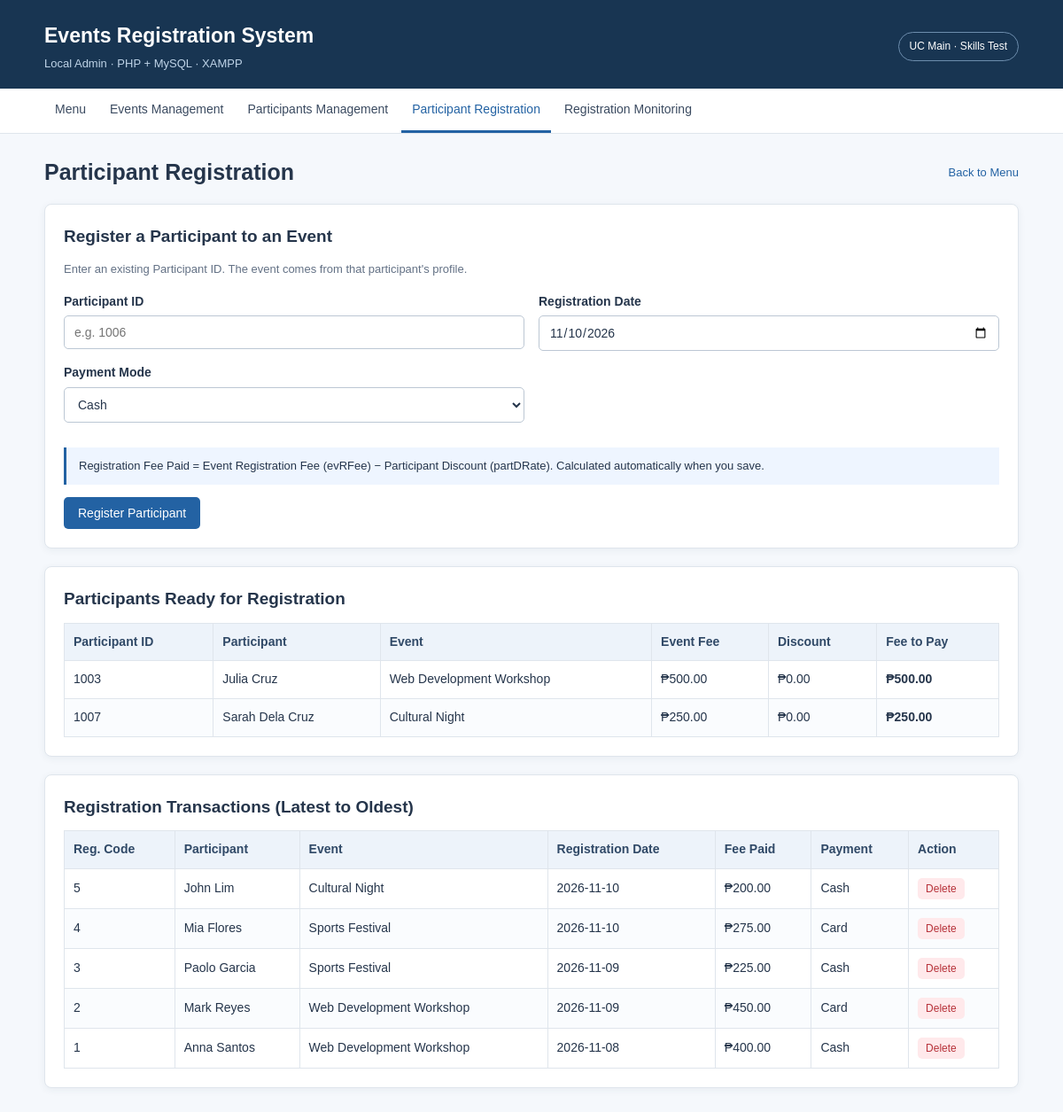
/registration.php, run on the app's committed database.
### tables this page shows
CREATE TABLE IF NOT EXISTS Participants (
    partID INT AUTO_INCREMENT PRIMARY KEY,
    evCode INT NOT NULL,
    partFName VARCHAR(100) NOT NULL,
    partLName VARCHAR(100) NOT NULL,
    partDRate DECIMAL(10,2) NOT NULL DEFAULT 0.00,
    FOREIGN KEY (evCode) REFERENCES Events(evCode) ON DELETE RESTRICT
);

CREATE TABLE IF NOT EXISTS Events (
    evCode INT AUTO_INCREMENT PRIMARY KEY,
    evName VARCHAR(150) NOT NULL,
    evDate DATE NOT NULL,
    evVenue VARCHAR(150) NOT NULL,
    evRFee DECIMAL(10,2) NOT NULL DEFAULT 0.00
);

CREATE TABLE IF NOT EXISTS Registration (
    regCode INT AUTO_INCREMENT PRIMARY KEY,
    partID INT NOT NULL UNIQUE,
    regDate DATE NOT NULL,
    regFPaid DECIMAL(10,2) NOT NULL,
    regPMode ENUM('Card','Cash') NOT NULL,
    FOREIGN KEY (partID) REFERENCES Participants(partID) ON DELETE RESTRICT
);

### functions.php (called while the page is built, shortened)
<?php
function h($value): string {
    return htmlspecialchars((string) ($value ?? ''), ENT_QUOTES, 'UTF-8');
}
function peso($value): string {
    return '₱' . number_format((float) $value, 2);
}

### registration.php (the view, shortened to what this page needs)
<?php
require_once 'functions.php';
$available = $pdo->query('SELECT p.partID, p.partFName, p.partLName, p.partDRate, e.evName, e.evRFee
    FROM Participants p JOIN Events e ON p.evCode=e.evCode
    LEFT JOIN Registration r ON p.partID=r.partID
    WHERE r.regCode IS NULL ORDER BY p.partID')->fetchAll();
$rows = $pdo->query('SELECT r.*, p.partFName, p.partLName, p.partDRate, e.evName, e.evRFee
    FROM Registration r JOIN Participants p ON r.partID=p.partID JOIN Events e ON p.evCode=e.evCode
    ORDER BY r.regDate DESC, r.regCode DESC')->fetchAll();
require 'header.php';
?>
<div class="card">
    <h2>Register a Participant to an Event</h2>
    <p class="muted small">Enter an existing Participant ID. The event comes from that participant's profile.</p>
    <form method="post">
        <div class="form-grid">
            <div class="field"><label for="partID">Participant ID</label><input id="partID" name="partID" type="number" min="1" placeholder="e.g. 1006" required></div>
            <div class="field"><label for="regDate">Registration Date</label><input id="regDate" name="regDate" type="date" value="<?= date('Y-m-d') ?>" required></div>
            <div class="field"><label for="regPMode">Payment Mode</label><select id="regPMode" name="regPMode" required><option value="Cash">Cash</option><option value="Card">Card</option></select></div>
        </div>
        <p class="note">Registration Fee Paid = Event Registration Fee (evRFee) − Participant Discount (partDRate). Calculated automatically when you save.</p>
        <button type="submit" class="btn">Register Participant</button>
    </form>
</div>
<div class="card">
    <h2>Participants Ready for Registration</h2>
    <div class="table-wrap"><table><thead><tr><th>Participant ID</th><th>Participant</th><th>Event</th><th>Event Fee</th><th>Discount</th><th>Fee to Pay</th></tr></thead><tbody>
    <?php foreach ($available as $p): ?><tr><td><?= h($p['partID']) ?></td><td><?= h($p['partFName'] . ' ' . $p['partLName']) ?></td><td><?= h($p['evName']) ?></td><td><?= peso($p['evRFee']) ?></td><td><?= peso($p['partDRate']) ?></td><td><strong><?= peso((float)$p['evRFee'] - (float)$p['partDRate']) ?></strong></td></tr><?php endforeach; ?>
    </tbody></table></div>
</div>
<div class="card">
    <h2>Registration Transactions (Latest to Oldest)</h2>
    <div class="table-wrap"><table><thead><tr><th>Reg. Code</th><th>Participant</th><th>Event</th><th>Registration Date</th><th>Fee Paid</th><th>Payment</th><th>Action</th></tr></thead><tbody>
    <?php foreach ($rows as $r): ?><tr><td><?= h($r['regCode']) ?></td><td><?= h($r['partFName'] . ' ' . $r['partLName']) ?></td><td><?= h($r['evName']) ?></td><td><?= h($r['regDate']) ?></td><td><?= peso($r['regFPaid']) ?></td><td><?= h($r['regPMode']) ?></td><td>
        <form class="inline" method="post" onsubmit="return confirm('Delete this registration transaction?');">
            <?php csrf_input(); ?><input type="hidden" name="action" value="delete"><input type="hidden" name="regCode" value="<?= h($r['regCode']) ?>"><button class="btn btn-danger btn-small" type="submit">Delete</button>
        </form></td></tr><?php endforeach; ?>
    </tbody></table></div>
</div>

### style.css (style rules this page uses)
:root { --ink:#25354b; --muted:#637185; --line:#dfe5ec; --blue:#2362a3; --light:#f5f8fc; --white:#fff; --danger:#b73139; }
* { box-sizing: border-box; }
body { margin:0; font-family: Arial, Helvetica, sans-serif; line-height:1.55; background:var(--light); color:var(--ink); font-size:15px; }
h2 { font-size:19px; margin:0 0 12px; }
p { margin:8px 0 16px; }
.muted { color:var(--muted); }
.small { font-size:13px; }
.card { background:var(--white); border:1px solid var(--line); border-radius:8px; padding:21px; margin-bottom:20px; box-shadow:0 2px 8px #243a5410; }
label { display:block; font-size:14px; font-weight:bold; margin-bottom:5px; }
input, select { display:block; width:100%; border:1px solid #bcc7d4; border-radius:5px; padding:10px 11px; font-family:inherit; font-size:14px; color:var(--ink); background:#fff; }
.field { margin-bottom:14px; }
.form-grid { display:grid; grid-template-columns:repeat(2,minmax(0,1fr)); gap:0 16px; }
.btn { display:inline-block; border:none; border-radius:5px; padding:10px 16px; font-family:inherit; font-size:14px; cursor:pointer; background:var(--blue); color:white; text-decoration:none; }
.btn-danger { color:var(--danger); background:#ffe9eb; }
.btn-small { padding:5px 9px; font-size:12px; }
.inline { display:inline; }
.table-wrap { overflow-x:auto; }
table { border-collapse:collapse; width:100%; font-size:14px; }
th,td { border:1px solid var(--line); padding:10px; text-align:left; vertical-align:middle; }
th { background:#edf3fa; color:#304967; white-space:nowrap; }
tr:nth-child(even) td { background:#fafcfe; }
.note { background:#eef5ff; border-left:3px solid var(--blue); padding:11px 14px; font-size:13px; margin:14px 0; }

### data on the page
participants: partID "1003", partFName+partLName "Julia Cruz", evCode.evName "Web Development Workshop", evCode.evRFee "₱500.00", partDRate "₱0.00", peso((float)$p['evRFee'] - (float)$p['partDRate']) "₱500.00"
participants: partID "1007", partFName+partLName "Sarah Dela Cruz", evCode.evName "Cultural Night", evCode.evRFee "₱250.00", partDRate "₱0.00", peso((float)$p['evRFee'] - (float)$p['partDRate']) "₱250.00"
registration: regCode "5", partID.partLName "John Lim", events.evName "Cultural Night", regDate "2026-11-10", regFPaid "₱200.00", regPMode "Cash"
registration: regCode "4", partID.partLName "Mia Flores", events.evName "Sports Festival", regDate "2026-11-10", regFPaid "₱275.00", regPMode "Card"
registration: regCode "3", partID.partLName "Paolo Garcia", events.evName "Sports Festival", regDate "2026-11-09", regFPaid "₱225.00", regPMode "Cash"
registration: regCode "2", partID.partLName "Mark Reyes", events.evName "Web Development Workshop", regDate "2026-11-09", regFPaid "₱450.00", regPMode "Card"
registration: regCode "1", partID.partLName "Anna Santos", events.evName "Web Development Workshop", regDate "2026-11-08", regFPaid "₱400.00", regPMode "Cash"

### other printed values
$pageTitle "Participant Registration"
